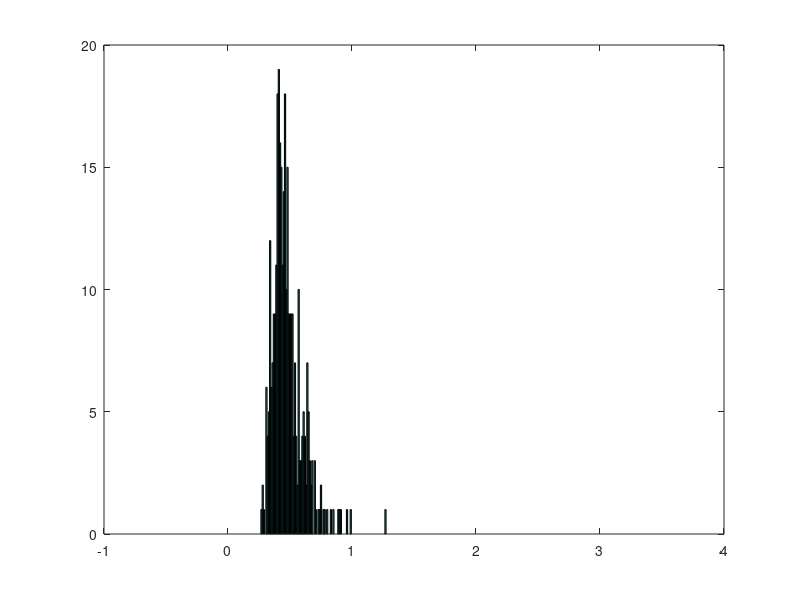

MATLAB code for this plot: (Note: this script raises an error after producing the figure.)
%%=====================================================================================================================================
% “Regressing Away Common Neural Choice Signals does not make them Artifacts. Comment on Frӧmer et al (2024 , Nature Human Behaviour)”
% Authors: Redmond G. O’Connell, Elaine A. Corbett, Elisabeth Parés-Pujolràs, Daniel Feuerriegel & Simon P. Kelly
%%=====================================================================================================================================

% Simulation of simple signal shapes to demonstrate Unfold works well when the data meet its assumptions, but not so much otherwise.

clear all; close all;
load EEG2x2 % to make sure structure is configured to work, I'm starting from one of the tutorial simulations
% has 200 Hz sample rate, and 120,000 samples (10 minutes) - fine for our purposes!

% We're going to replace the EEG data and the event list. Let's start by generating the RT distribution which can be
% entered as the event list in all cases.

% Let's say a stimulus comes up every
SOA = 1.8; % ...sec, and so we'll fit this many trials in 10 min:
numtr = 332; % number of trials
% generate RTs:
dm = 1.2%1.2; % mean drift rate /sec
ds = .5; %0.5 std of drift rate /sec
bcr = 1%0.8; % assume a collapsing bound at this rate /sec, let's say bound starts at 1 and collapses toward zero at 2 sec. Almost ruling out misses.
% Let's generate a bunch of drift rates and record them:
d = dm+ds*randn(numtr,1);
RT = 1./(d+bcr); % if you want to look at distribution:
figure; hist(RT,[-.2:.01:3])
while max(RT)>1.5 | min(RT)<0 % let's contain the RTs to within 1.5 sec (should be the case with these settings on most runs)
    d(find(RT>1.5 | RT<0)) = dm+ds*randn(length(find(RT>1.5 | RT<0)),1); % sample fresh drift rates that are hopefully less outlying
    RT(find(RT>1.5 | RT<0)) = 1./(d(find(RT>1.5 | RT<0))+bcr);
end
% Also record amplitude at resp, 'a,' of the ballistic accumulator:
a = d.*RT; % very easy equations since we're starting ramp from (0,0). To plot amplitude of DV at RT, across RT: figure; plot(RT,a,'o')

% d and a are our ground truth for the ramp model. We use the same RT distribution without loss of generality, for the simulated data with overlapping S and R signals

%% now let's make two continuous EEG signals, in both of which we insert the same trigger event for each S and R.
% in EEGSR, we insert at each event a timescale-invariant S-locked or R-locked signal, as assumed in the Unfold model.
% e.g. just a box car of different durations, or maybe a triangular wave:
durS = 0.6; durR = 0.6; % same duration and shape for S and R - don't see any need to make them different
S = [1:durS/2*EEG.srate fliplr(1:durS/2*EEG.srate-1)]./(durS/1*EEG.srate);  % The stiulus-locked signal
R = [1:durR/2*EEG.srate fliplr(1:durR/2*EEG.srate-1)]./(durR/1*EEG.srate); tR = [-(durR/2*EEG.srate-1):(durR/2*EEG.srate-1)]; % timebase to allow us to put R-locked resp centred on R
% in EEGRAMP, we interpose a ramp signal from S to R of each trial - we'll do that in the loop below.

EEG.event=[]; EEG.data=zeros(1,120000); % initialise
[EEGSR, EEGRAMP] = deal(EEG);  % blank slate for both

k=0;
for n=1:numtr
    % stimulus:
    k=k+1;
    [EEGSR.event(k).latency, EEGRAMP.event(k).latency] = deal(EEG.srate*SOA*n);  % pop the stimulus events in at every SOA
    [EEGSR.event(k).type, EEGRAMP.event(k).type] = deal('stim_on');
    % add S-locked signal to EEGSR at stimulus time:
    EEGSR.data(EEGSR.event(k).latency+[1:length(S)]) = EEGSR.data(EEGSR.event(k).latency+[1:length(S)]) + S;
    % add RAMP between S and R to EEGRAMP:
    EEGRAMP.data(EEGRAMP.event(k).latency+[1:round(EEG.srate*RT(n))]) = [1:round(EEG.srate*RT(n))]/round(EEG.srate*RT(n))*a(n); % ramps to the bound level at that RT
    [EEGSR.event(k).is_slow, EEGRAMP.event(k).is_slow] = deal(RT(n)>=median(RT)); % add an indicator variable for RT median split, as in Fromer et al
    
    % resp:
    k=k+1;
    [EEGSR.event(k).latency, EEGRAMP.event(k).latency] = deal(EEGSR.event(k-1).latency + round(EEG.srate*RT(n)));
    [EEGSR.event(k).type, EEGRAMP.event(k).type] = deal('resp');
    % add R-locked signal to EEGSR at the resp times:
    EEGSR.data(EEGSR.event(k).latency+tR) = EEGSR.data(EEGSR.event(k).latency+tR) + R;
    
    [EEGSR.event(k).is_slow, EEGRAMP.event(k).is_slow] = deal(RT(n)>=median(RT)); % add an indicator variable for RT median split, as in Fromer et al
end

cfgDesign = [];
cfgDesign.eventtypes = {'stim_on','resp'};
cfgDesign.formula = {'y~1','y~1+cat(is_slow)'};  

% For Timexpanding everything:
cfgTimeexpand = [];
cfgTimeexpand.timelimits = [-1 1]; % Fromer et al GitHub page says that analysis of Steinemann was the same as the Boldt data. The Boldt data code appears to use asymmetric S/R windows but the long part was 1.5 sec
plt.times = [-1:1/EEG.srate:0.999];

% now run EEGSR through unfold:
EEGSR = uf_designmat(EEGSR,cfgDesign);
EEGSR = uf_timeexpandDesignmat(EEGSR,cfgTimeexpand);
EEGSR = uf_glmfit(EEGSR,'channel',1);  % Fit the GLM
ufresultSR = uf_condense(EEGSR);

% and EEGRAMP - same code:
EEGRAMP = uf_designmat(EEGRAMP,cfgDesign);
EEGRAMP = uf_timeexpandDesignmat(EEGRAMP,cfgTimeexpand);
EEGRAMP = uf_glmfit(EEGRAMP,'channel',1);  % Fit the GLM
ufresultRAMP = uf_condense(EEGRAMP);

% ... and for looking into their Supplementary Fig 7, do another round on the ramp case, but "RT-agnostic" as they put it
cfgDesign.formula = {'y~1','y~1'};  
EEGRAMP = uf_designmat(EEGRAMP,cfgDesign);
EEGRAMP = uf_timeexpandDesignmat(EEGRAMP,cfgTimeexpand);
EEGRAMP = uf_glmfit(EEGRAMP,'channel',1);  % Fit the GLM
ufresultRAMP_RTag = uf_condense(EEGRAMP);

% Replicate Fig. S6 for ramping signal (EPP)
cfgDesign.eventtypes = {'stim_on','resp'};
cfgDesign.formula = {'y~1+cat(is_slow)','y~1+cat(is_slow)'}; 
EEGRAMP = uf_designmat(EEGRAMP,cfgDesign);
EEGRAMP = uf_timeexpandDesignmat(EEGRAMP,cfgTimeexpand);
EEGRAMP = uf_glmfit(EEGRAMP,'channel',1);  % Fit the GLM
ufresultRAMP_SR_RT = uf_condense(EEGRAMP);

% Replicate Fig. S6 for time-invariant SR signal (EPP) -
cfgDesign.eventtypes = {'stim_on','resp'};
cfgDesign.formula = {'y~1+cat(is_slow)','y~1+cat(is_slow)'};  
EEGSR = uf_designmat(EEGSR,cfgDesign);
EEGSR = uf_timeexpandDesignmat(EEGSR,cfgTimeexpand);
EEGSR = uf_glmfit(EEGSR,'channel',1);  % Fit the GLM
ufresultSR_SR_RT = uf_condense(EEGSR);


%% And now let's derive fast/slow ERP traces, both original, and "corrected" by Unfold:
% For corrected, we remove S-locked component.
% For Supl fig 7, we correct further by removing also the R compts!
[origSR, corrSR, corrSR_S,corrSR_R] = deal(EEGSR.data);
[origRAMP, corrRAMP, corrRAMP2, corrRAMP_S, corrRAMP_R] = deal(EEGRAMP.data); % corrRAMP2 will be the one corrected by removing S AND R

ts = round(plt.times*EEG.srate);
[erpSR, erprSR, erpcSR, erprcSR, erpRAMP, erprRAMP, erpcRAMP, erprcRAMP, erpcRAMP2, erprcRAMP2] = deal(nan(numtr,length(ts))); % 'r' stands for Response-locked, 'c' stands for corrected

for n=1:numtr
    % Uncorrected:
    erpSR(n,:) = origSR(EEGSR.event(n*2-1).latency+ts); % (S are the odd numbered events)
    erprSR(n,:) = origSR(EEGSR.event(n*2).latency+ts);
    erpRAMP(n,:) = origRAMP(EEGRAMP.event(n*2-1).latency+ts);
    erprRAMP(n,:) = origRAMP(EEGRAMP.event(n*2).latency+ts);
    % For corrected, remove S-locked by subtracting from each trial:
    corrSR(EEGSR.event(n*2-1).latency+ts) = corrSR(EEGSR.event(n*2-1).latency+ts) - ufresultSR.beta(:,:,1);
    erprcSR(n,:) = corrSR(EEGSR.event(n*2).latency+ts);
    corrRAMP(EEGRAMP.event(n*2-1).latency+ts) = corrRAMP(EEGRAMP.event(n*2-1).latency+ts) - ufresultRAMP.beta(:,:,1);
    erprcRAMP(n,:) = corrRAMP(EEGRAMP.event(n*2).latency+ts);
    
    % For fig S7 corrected, remove S-locked AND R-locked:
    corrRAMP2(EEGRAMP.event(n*2-1).latency+ts) = corrRAMP2(EEGRAMP.event(n*2-1).latency+ts) - ufresultRAMP_RTag.beta(:,:,1); % subtract S
    corrRAMP2(EEGRAMP.event(n*2).latency+ts) = corrRAMP2(EEGRAMP.event(n*2).latency+ts) - ufresultRAMP_RTag.beta(:,:,2);   % subtract R
    erpcRAMP2(n,:) = corrRAMP2(EEGRAMP.event(n*2-1).latency+ts);   % S-locked
    erprcRAMP2(n,:) = corrRAMP2(EEGRAMP.event(n*2).latency+ts);   % R-locked
    
    % For fig S6 corrected, remove S-locked AND R-locked in RAMP panels (RIGHT):
    % For corrected resp ERPs, remove S-component by subtracting from each trial:
    corrRAMP_S(EEGRAMP.event(n*2-1).latency+ts) = corrRAMP_S(EEGSR.event(n*2-1).latency+ts) - ufresultRAMP_SR_RT.beta(:,:,1);
    if EEGRAMP.event(n*2-1).is_slow == 1 %For slow trials, remove "slow" betas too
        corrRAMP_S(EEGRAMP.event(n*2-1).latency+ts) = corrRAMP_S(EEGSR.event(n*2-1).latency+ts) - ufresultRAMP_SR_RT.beta(:,:,2);
    end
    erprcRAMP_R(n,:) = corrRAMP_S(EEGRAMP.event(n*2).latency+ts); %Removed stimulus
    
    % For corrected stimulus ERPs, remove R-component by subtracting from each trial:
    corrRAMP_R(EEGRAMP.event(n*2).latency+ts) = corrRAMP_R(EEGRAMP.event(n*2).latency+ts) - ufresultRAMP_SR_RT.beta(:,:,3);
    if EEGRAMP.event(n*2).is_slow == 1 %For slow trials, remove "slow" betas too
        corrRAMP_R(EEGRAMP.event(n*2).latency+ts) = corrRAMP_R(EEGRAMP.event(n*2).latency+ts) - ufresultRAMP_SR_RT.beta(:,:,4);
    end
    erprcRAMP_S(n,:) = corrRAMP_R(EEGRAMP.event(n*2-1).latency+ts); %Removed resp
    
    % For fig S6 corrected, remove S-locked AND R-locked in SR panels (LEFT):
    % For corrected resp ERPs, remove S-component by subtracting from each trial:
    corrSR_S(EEGSR.event(n*2-1).latency+ts) = corrSR_S(EEGSR.event(n*2-1).latency+ts) - ufresultSR_SR_RT.beta(:,:,1);
    if EEGSR.event(n*2-1).is_slow == 1 %For slow trials, remove "slow" betas too
        corrSR_S(EEGSR.event(n*2-1).latency+ts) = corrSR_S(EEGSR.event(n*2-1).latency+ts) - ufresultSR_SR_RT.beta(:,:,2);
    end
    erprcSR_R(n,:) = corrSR_S(EEGSR.event(n*2).latency+ts); %Removed stimulus
    
    % For corrected stimulus ERPs, remove R-component by subtracting from each trial:
    corrSR_R(EEGSR.event(n*2).latency+ts) = corrSR_R(EEGSR.event(n*2).latency+ts) - ufresultSR_SR_RT.beta(:,:,3);
    if EEGSR.event(n*2).is_slow == 1 %For slow trials, remove "slow" betas too
        corrSR_R(EEGSR.event(n*2).latency+ts) = corrSR_R(EEGSR.event(n*2).latency+ts) - ufresultSR_SR_RT.beta(:,:,4);
    end
    erprcSR_S(n,:) = corrSR_R(EEGSR.event(n*2-1).latency+ts); %Removed resp
    
end

%% plotting
% first create figure and set plot dimensions etc:
plotTimes = [-1.5:1/EEG.srate:1.5];

set(0,'DefaultLegendAutoUpdate','off')
figure; set(gcf,'DefaultLineLineWidth',2);

xlS = [-0.5 1]; % x axis limits for Stimulus-locked
xlR = [-0.72 0.1];  % x axis limits for Response-locked

FS = 9; % fontsize
xlex = [-0.1 1.1];
yl=[-0.25 1];

set(0,'DefaultLegendAutoUpdate','off')
f = figure;  set(gcf,'DefaultLineLineWidth',2);
t = tiledlayout(4,4, 'TileSpacing','compact')
colors = [180 108 110 ; 105 9 11]/255;
dblue = hex2rgb("0072BD");
lblue = hex2rgb("4DBEEE");
lt = {'-', ':'};
% Example trials up top
% find suitable trials around the 10th, 90th percentile:
q19 = quantile(RT,[.1 .9]);
[mm,tr(1)]  = min(abs(RT-q19(1))); [mm,tr(2)]  = min(abs(RT-q19(2)));
speedLabs = {'fast', 'slow'};

for n=1:2
    if n == 1; nexttile([1,2]); end
    tex = [-0.1:1/EEG.srate:1.1]; exS = zeros(1,length(tex)); exR = zeros(1,length(tex));
    exS(find(tex==0)+[1:length(S)]) = S; [mm,RTsamp]=min(abs(tex-RT(tr(n)))); exR(RTsamp+tR) = R;
    speedLab = speedLabs{n};
    if n == 2; xlabel('Time (s)'); ylabel('Simulated signals (a.u.)');
    end
    
    plot(tex,exS, 'Color', [0 0.4470 0.7410]); hold on; %if n==1, set(gca,'XTickLabel',[]); end%set(gca,'XColor',[1 1 1]); end
    plot(tex,exR, 'Color', [0.800 0.3250 0.0980]+0.2*(n-1)); xlim(xlex); ylim(yl); plot([0 0],yl,'k','LineWidth',1);  hold on;
%        plot(tex,exR, 'Color', [0.800 0.3250 0.0980], 'LineStyle', lt{n}); xlim(xlex); ylim(yl); plot([0 0],yl,'k','LineWidth',1);  hold on;

    plot([1 1]*tex(RTsamp),yl,'--k','LineWidth',1); hold on;
    text(-0.02,yl(2)*1.15,'Stim','FontSize',FS); text(tex(RTsamp)-0.04,yl(2)*1.15,['Resp ' speedLab],'FontSize',FS);
    if n == 1; text(-0.02,yl(2)*1.4,['Timescale Invariant S and R components'], 'fontsize', 11);
        l=legend({'S', 'R'}, 'interpreter', 'latex', 'location', 'ne', 'box', 'off')
        l.ItemTokenSize = [10 8];
    end
    
end

for n=1:2
    if n == 1; nexttile([1,2]); end
        speedLab = speedLabs{n};
    tex = [-0.1:1/EEG.srate:1.1]; ex = zeros(1,length(tex));
    ex(find(tex==0)+[1:round(EEG.srate*RT(tr(n)))]) = [1:round(EEG.srate*RT(tr(n)))]/round(EEG.srate*RT(tr(n)))*a(tr(n));
    
    if n == 2; xlabel('Time (s)');end
    
    [mm,RTsamp]=min(abs(tex-RT(tr(n))));
    plot(tex,ex,'Color',[0 .5 0]+0.25*(n-1)); if n==1, set(gca,'YTickLabel', ''); end ; hold on;%set(gca,'XColor',[1 1 1]); end
%     plot(tex,ex, 'Color', [0 .5 0], 'LineStyle', lt{n});  if n==1, set(gca,'YTickLabel', ''); end ; hold on;%set(gca,'XColor',[1 1 1]); end

    xlim(xlex); ylim(yl); plot([0 0],yl,'k','LineWidth',1); hold on;
    plot([1 1]*tex(RTsamp),yl,'--k','LineWidth',1); hold on;
    set(gca,'YTickLabel', '');
    text(tex(RTsamp)-0.04,yl(2)*1.15,['Resp ' speedLab],'FontSize',FS);
    text(-0.02,yl(2)*1.15,'Stim','FontSize',FS);
    if n == 1; text(-0.02,yl(2)*1.4,['Ramping Evidence Accumulation Signal'], 'fontsize', 11);
        l=legend({'EA'}, 'interpreter', 'latex', 'location', 'ne', 'box', 'off')
        l.ItemTokenSize = [10 8];
    end
end

% SR uncorrected:
nexttile; %Stimulus-locked
plot(plt.times,mean(erpSR(find(RT<median(RT)),:)),'Color',colors(1,:)); hold on;
plot(plt.times,mean(erpSR(find(RT>=median(RT)),:)),'Color',colors(2,:)); hold on;
xlim(xlS); ylim(yl); plot([0 0],yl,'k','LineWidth',1);
ylabel('ERP amplitude (a.u.)'); set(gca,'XTickLabel',[]);
text(-0.02,yl(2)*1.15,'Stim','FontSize',FS);
nexttile; %Response-locked
plot(plt.times,mean(erprSR(find(RT<median(RT)),:)),'Color',colors(1,:)); hold on;
plot(plt.times,mean(erprSR(find(RT>=median(RT)),:)),'Color',colors(2,:));   hold on;
xlim(xlR); ylim(yl);  plot([0 0],yl,'--k','LineWidth',1);   set(gca,'XTickLabel',[]);
text(-0.04,yl(2)*1.15,'Resp','FontSize',FS);
set(gca,'YTickLabel','');
l=legend({'Fast RT', 'Slow RT'}, 'interpreter', 'latex', 'location', 'nw', 'box', 'off')
l.ItemTokenSize = [10 8];

% RAMP uncorrected:
nexttile;
plot(plt.times,mean(erpRAMP(find(RT<median(RT)),:)),'Color',colors(1,:)); hold on;
plot(plt.times,mean(erpRAMP(find(RT>=median(RT)),:)),'Color',colors(2,:)); hold on; xlim(xlS);
ylim(yl); plot([0 0],yl,'k','LineWidth',1);   set(gca,'XTickLabel',[]);set(gca,'YTickLabel','');
xlim(xlS); ylim(yl); plot([0 0],yl,'k','LineWidth',1);
text(-0.02,yl(2)*1.15,'Stim','FontSize',FS);

nexttile;
plot(plt.times,mean(erprRAMP(find(RT<median(RT)),:)),'Color',colors(1,:)); hold on;
plot(plt.times,mean(erprRAMP(find(RT>=median(RT)),:)),'Color',colors(2,:)); hold on;
xlim(xlR); ylim(yl);
plot([0 0],yl,'--k','LineWidth',1);   set(gca,'XTickLabel',[]);
set(gca,'YTickLabel',''); set(gca,'XTickLabel',[]);
xlim(xlR); ylim(yl);  plot([0 0],yl,'--k','LineWidth',1);   set(gca,'XTickLabel',[]);
text(-0.04,yl(2)*1.15,'Resp','FontSize',FS);
l=legend({'Fast RT', 'Slow RT'}, 'interpreter', 'latex', 'location', 'nw', 'box', 'off')
l.ItemTokenSize = [10 8];

% SR corrected:
% yl=[-0.2 0.6];
nexttile; %Stimulus-locked
plot(plt.times,ufresultSR.beta(:,:,1)); hold on; plot([0 0],yl,'k','LineWidth',1);
xlim(xlS); ylim(yl); hold on;   % eSated S-compt
hold on;  set(gca,'XTickLabel',[]);
l = legend({'$$\hat{S}$$'}, 'interpreter', 'latex', 'location', 'ne', 'box', 'off')
l.ItemTokenSize = [10 8];
xlim(xlS); ylim(yl); plot([0 0],yl,'k','LineWidth',1);
ylabel('Unfold ERP (a.u.)')
text(-0.3,yl(2)*1.4,'                    S ~ 1, R ~ 1 + RT')


nexttile; %Response-locked
plot(plt.times,mean(erprcSR(find(RT<median(RT)),:)),'Color',colors(1,:)); hold on;
plot(plt.times,.015+mean(erprcSR(find(RT>=median(RT)),:)),'Color',colors(2,:)); xlim(xlR); ylim(yl); hold on;
plot([0 0],yl,'--k','LineWidth',1);    hold on;
set(gca,'YTickLabel','','XTickLabel',[]);
xlim(xlR); ylim(yl);  plot([0 0],yl,'--k','LineWidth',1);  % set(gca,'XTickLabel',[]);
% l=legend({'$$\hat{R}$$ fast', '$$\hat{R}$$ slow'}, 'interpreter', 'latex', 'location', 'nw', 'box', 'off')
title(['$$\hat{S}$$ removed'], 'interpreter', 'latex');
l=legend({'Fast RT', 'Slow RT'}, 'interpreter', 'latex', 'location', 'nw', 'box', 'off')
l.ItemTokenSize = [10 8];

% RAMP corrected:
nexttile;
plot(plt.times,ufresultRAMP.beta(:,:,1));hold on;
xlim(xlS); ylim(yl);
plot([0 0],yl,'k','LineWidth',1);   xlim(xlS); ylim(yl);  % eSated S-compt
set(gca,'YTickLabel','','XTickLabel',[]);
l = legend({'$$\hat{S}$$'}, 'interpreter', 'latex', 'location', 'ne', 'box', 'off')
l.ItemTokenSize = [10 8];
text(-0.3,yl(2)*1.4,'                    S ~ 1, R ~ 1 + RT')

ax = nexttile;
plot(plt.times,mean(erprcRAMP(find(RT<median(RT)),:)),'Color',colors(1,:)); hold on;
plot(plt.times,mean(erprcRAMP(find(RT>=median(RT)),:)),'Color',colors(2,:)); hold on;
xlim(xlR); ylim(yl); plot([0 0],yl,'--k','LineWidth',1)
set(gca,'YTickLabel','','XTickLabel',[]);
% l=legend(ax,{'$$\hat{R}$$ fast', '$$\hat{R}$$ slow'}, 'interpreter', 'latex', 'location', 'nw', 'box', 'off')
% l=legend({'$$\hat{S}$$ removed', ''}, 'interpreter', 'latex', 'location', 'nw', 'box', 'off')
title(['$$\hat{S}$$ removed'], 'interpreter', 'latex');
l=legend({'Fast RT', 'Slow RT'}, 'interpreter', 'latex', 'location', 'nw', 'box', 'off')
l.ItemTokenSize = [10 8]; hold on; 
xlim(xlR); ylim(yl);  plot([0 0],yl,'--k','LineWidth',1);  


% Equivalent of Fig. S6
nexttile;set(gca,'YTickLabel','','XTickLabel',[]);
plot(plt.times,mean(erprcSR_S(find(RT<median(RT)),:)),'-','Color',colors(1,:)); hold on;
plot(plt.times,mean(erprcSR_S(find(RT>=median(RT)),:)),'-','Color',colors(2,:));
xlim(xlS); ylim(yl); hold on;
plot([0 0],yl,'k','LineWidth',1);
title(['$$\hat{R}$$ removed'], 'interpreter', 'latex');
l=legend({'Fast RT', 'Slow RT'}, 'interpreter', 'latex', 'location', 'ne', 'box', 'off')

l.ItemTokenSize = [10 8];
text(-0.3,yl(2)*1.4,'                S ~ 1 + RT, R ~ 1 + RT')

ylabel('Unfold ERP (a.u.)')

nexttile;set(gca,'YTickLabel','','XTickLabel',[]);
plot(plt.times,mean(erprcSR_R(find(RT<median(RT)),:)),'-','Color',colors(1,:)); hold on;
plot(plt.times,mean(erprcSR_R(find(RT>=median(RT)),:)),'-','Color',colors(2,:));
plot([0 0],yl,'--k','LineWidth',1);    hold on; % eSated S-compt
xlim(xlR);
ylim(yl); hold on;
set(gca,'YTickLabel','');
title(['$$\hat{S}$$ removed'], 'interpreter', 'latex');
l=legend({'Fast RT', 'Slow RT'}, 'interpreter', 'latex', 'location', 'nw', 'box', 'off')
l.ItemTokenSize = [10 8];

nexttile;
plot(plt.times,mean(erprcRAMP_S(find(RT<median(RT)),:)),'-','Color',colors(1,:)); hold on;
plot(plt.times,mean(erprcRAMP_S(find(RT>=median(RT)),:)),'-','Color',colors(2,:));
xlim(xlS); ylim(yl); hold on;
plot([0 0],yl,'k','LineWidth',1);
set(gca,'YTickLabel','');
title(['$$\hat{R}$$ removed'], 'interpreter', 'latex');
l=legend({'Fast RT', 'Slow RT'}, 'interpreter', 'latex', 'location', 'ne', 'box', 'off')
l.ItemTokenSize = [10 8];
text(-0.3,yl(2)*1.4,'                S ~ 1 + RT, R ~ 1 + RT')
plot(plt.times,mean(erpcRAMP2(find(RT<median(RT)),:)),':','Color',colors(1,:)); hold on;
plot(plt.times,mean(erpcRAMP2(find(RT>=median(RT)),:)),':','Color',colors(2,:)); hold on;


nexttile;
plot(plt.times,mean(erprcRAMP_R(find(RT<median(RT)),:)),'-','Color',colors(1,:)); hold on;
plot(plt.times,mean(erprcRAMP_R(find(RT>=median(RT)),:)),'-','Color',colors(2,:));
plot([0 0],yl,'--k','LineWidth',1);    hold on; % eSated S-compt
xlim(xlR);
ylim(yl); hold on;
set(gca,'YTickLabel','');
title(['$$\hat{S}$$ removed'], 'interpreter', 'latex');
l=legend({'Fast RT', 'Slow RT'}, 'interpreter', 'latex', 'location', 'nw', 'box', 'off')
l.ItemTokenSize = [10 8];
plot(plt.times,mean(erprcRAMP2(find(RT<median(RT)),:)),':','Color',colors(1,:)); hold on;
plot(plt.times,mean(erprcRAMP2(find(RT>=median(RT)),:)),':','Color',colors(2,:));

xlabel(t, 'Time(s)')

f.Units = 'centimeters';
f.OuterPosition = [0 0 20 22];
exp.figurepath = cd();
exportgraphics(f, [exp.figurepath, '/Figure1.tiff'], 'Resolution', 600);
